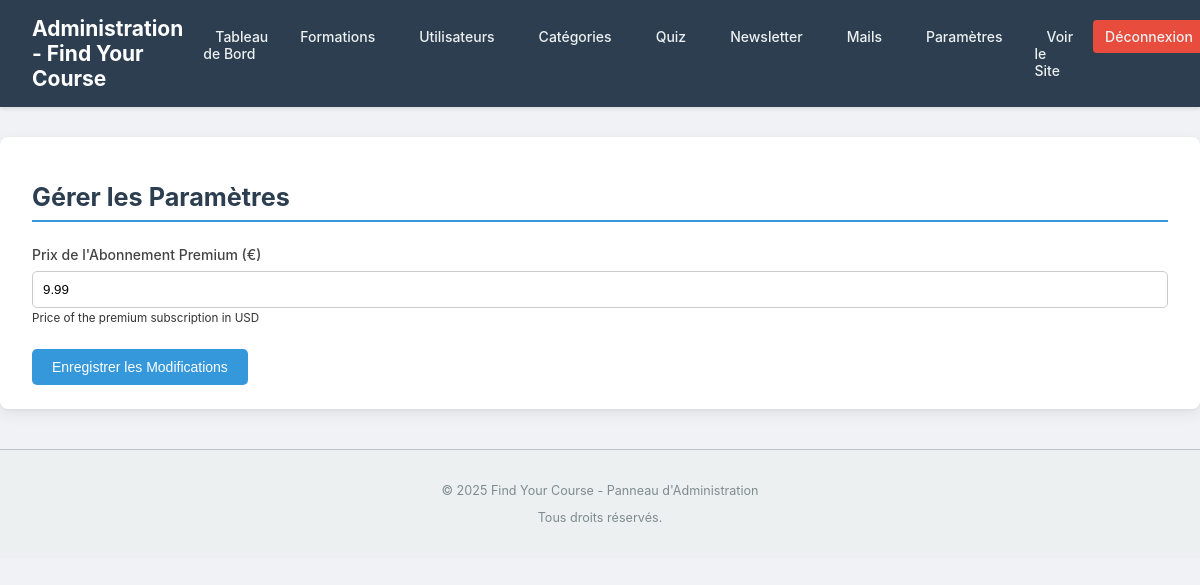
The app's page /admin/manage_settings.php (signed in) with its own data.
### tables this page shows
CREATE TABLE `settings` (
  `setting_key` VARCHAR(50) NOT NULL PRIMARY KEY,
  `setting_value` TEXT DEFAULT NULL,
  `setting_description` VARCHAR(255) DEFAULT NULL,
  `updated_at` TIMESTAMP DEFAULT CURRENT_TIMESTAMP ON UPDATE CURRENT_TIMESTAMP
);

### admin/manage_settings.php (the view, shortened to what this page needs)
<?php
$admin_page_title = "Gérer les Paramètres";
require_once '../includes/admin_header.php';
$settings = [];
$result = $conn->query("SELECT setting_key, setting_value, setting_description FROM settings");
while ($row = $result->fetch_assoc()) {
    $settings[$row['setting_key']] = $row;
}
?>
<h2><?php echo htmlspecialchars($admin_page_title); ?></h2>
<form action="manage_settings.php" method="POST" class="admin-form">
    <div class="form-group">
        <label for="premium_price">Prix de l'Abonnement Premium (€)</label>
        <input type="text" id="premium_price" name="premium_subscription_price"
               value="<?php echo htmlspecialchars($settings['premium_subscription_price']['setting_value'] ?? '9.99'); ?>">
        <small><?php echo htmlspecialchars($settings['premium_subscription_price']['setting_description'] ?? ''); ?></small>
    </div>
    <div class="form-actions">
        <button type="submit" class="admin-button-primary">Enregistrer les Modifications</button>
    </div>
</form>
<?php
require_once '../includes/admin_footer.php';
?>

### assets/css/admin_style.css (style rules this page uses)
body.admin-body { font-family: -apple-system, BlinkMacSystemFont, "Segoe UI", Roboto, Helvetica, Arial, sans-serif; margin: 0; padding: 0; background-color: #f0f2f5; color: #333; font-size: 14px; }
main.admin-main h2 { font-size: 1.8em; color: #2c3e50; margin-bottom: 1.5rem; padding-bottom: 0.5rem; border-bottom: 2px solid #3498db; }
.admin-form .form-group { margin-bottom: 1.5rem; }
.admin-form label { display: block; font-weight: 500; margin-bottom: 0.5rem; color: #444; }
.admin-form input[type="text"], .admin-form input[type="email"], .admin-form input[type="password"], .admin-form input[type="number"], .admin-form input[type="url"], .admin-form textarea, .admin-form select { width: 100%; padding: 10px; border: 1px solid #ccc; border-radius: 5px; box-sizing: border-box; font-size: 0.95em; transition: border-color 0.2s ease, box-shadow 0.2s ease; }
.admin-button-primary, .admin-form button[type="submit"] { background-color: #3498db; color: white; padding: 10px 20px; border: none; border-radius: 5px; cursor: pointer; font-size: 1em; font-weight: 500; transition: background-color 0.2s ease; text-decoration: none; display: inline-block; }

### records on screen
settings: premium_subscription_price "9.99", setting_description "Price of the premium subscription in USD"

### other values on screen
$admin_page_title "Gérer les Paramètres"
